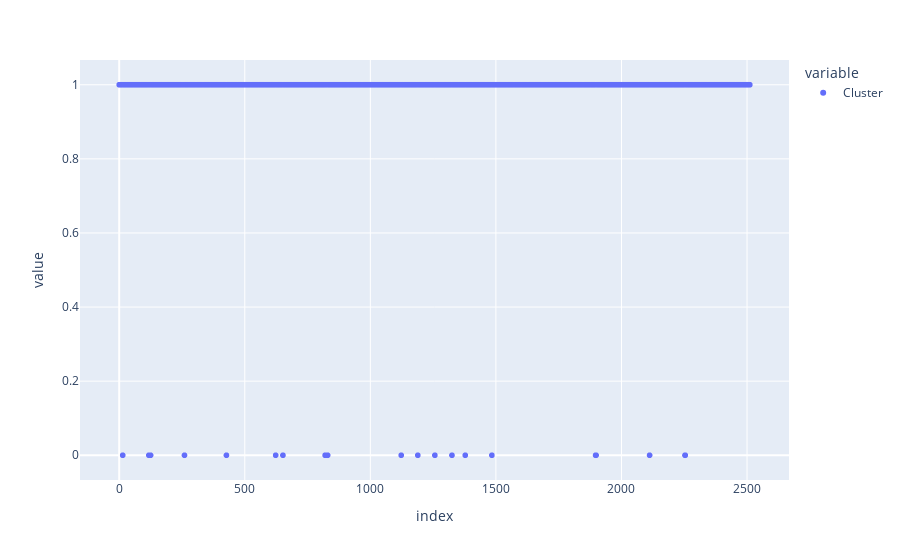

Here is the notebook cell this chart was saved with:
### Code cell
px.scatter(data['Cluster'])

### Figure 1 — Plotly figure (JSON) as saved in the notebook; plotly's stock layout.template omitted (floating-point values rounded to 4 significant figures; data arrays with more than 128 entries replaced by an {"elided": "..."} marker saying what was removed)
{"data": [{"hovertemplate": "variable=Cluster<br>index=%{x}<br>value=%{y}<extra></extra>", "legendgroup": "Cluster", "marker": {"color": "#636efa", "symbol": "circle"}, "mode": "markers", "name": "Cluster", "showlegend": true, "type": "scattergl", "x": {"elided": "2512 int values"}, "xaxis": "x", "y": {"elided": "2512 int values"}, "yaxis": "y"}], "layout": {"legend": {"title": {"text": "variable"}, "tracegroupgap": 0}, "margin": {"t": 60}, "xaxis": {"anchor": "y", "domain": [0, 1], "title": {"text": "index"}}, "yaxis": {"anchor": "x", "domain": [0, 1], "title": {"text": "value"}}}}
